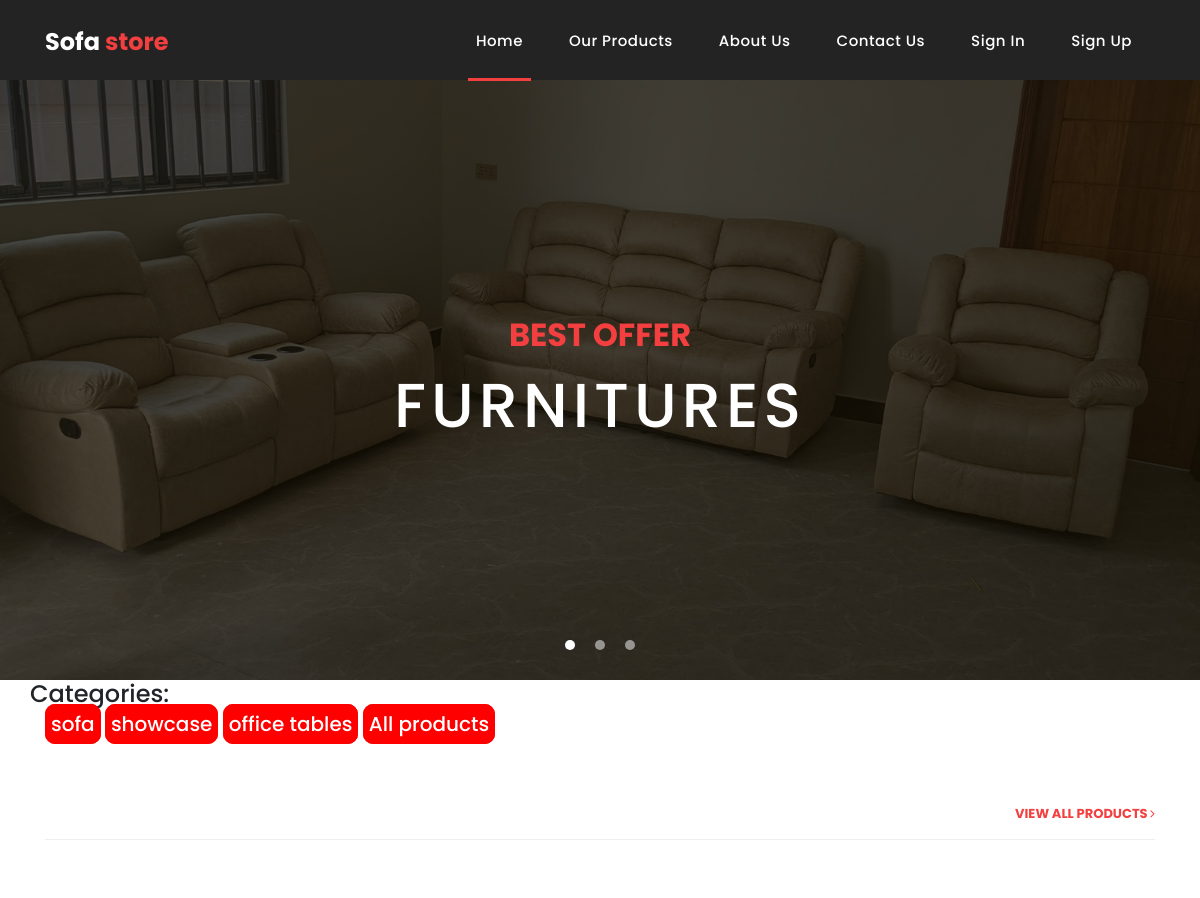
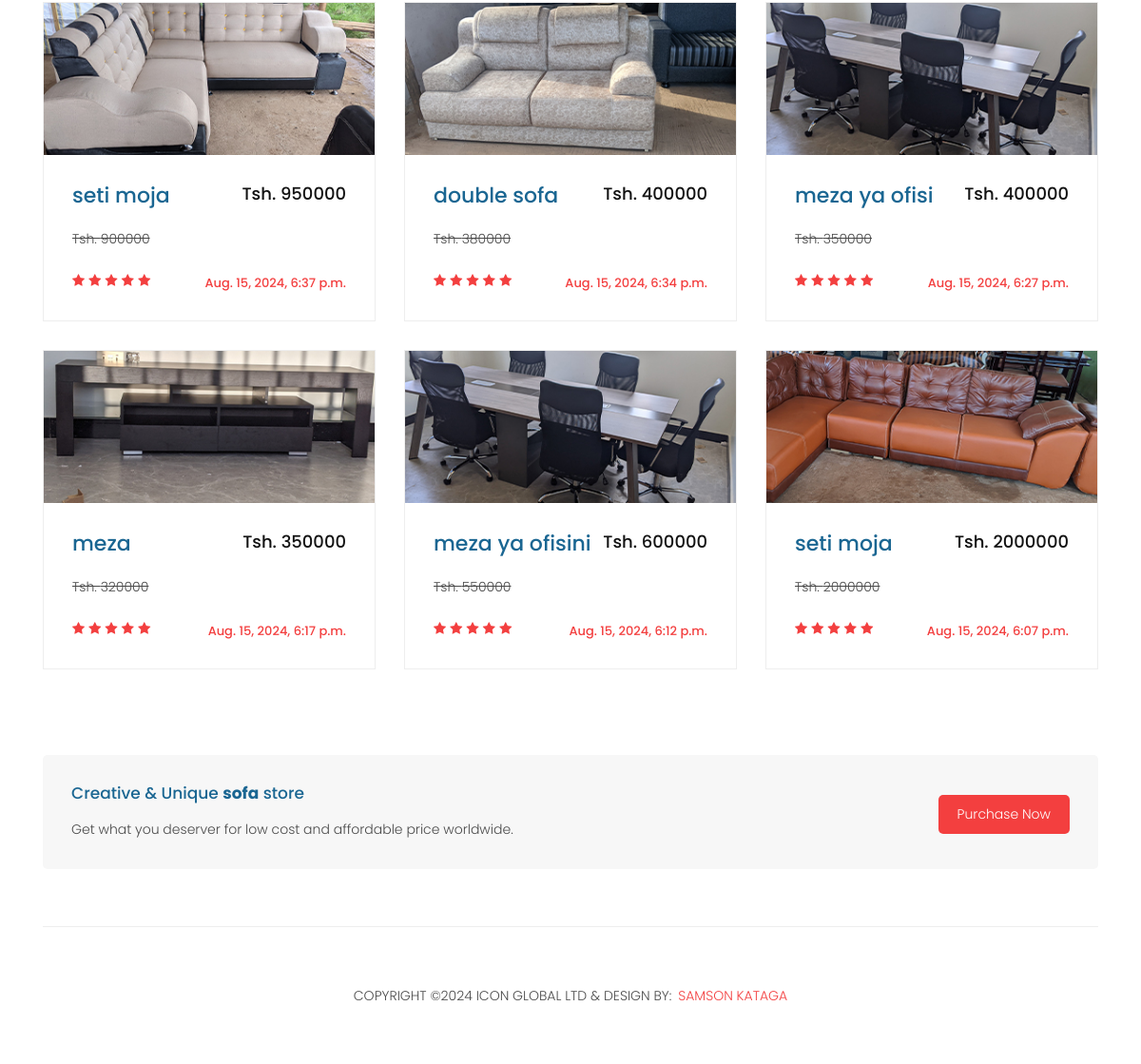
The page / on the database its author committed (2 pictures, top to bottom).
### app1/models.py (models this page shows, shortened)
class Category(models.Model):
    name = models.CharField(max_length=200,db_index=True)
    slug=models.SlugField(unique=True)
    description = models.TextField()
    is_latest=models.BooleanField(default=False)
    def get_absolute_url(self):
        return reverse('product_by_category', args=[self.slug])

class Item(models.Model):
    category = models.ForeignKey(Category, on_delete=models.CASCADE)
    title = models.CharField(max_length=200,db_index=True)
    slug = models.SlugField()
    price = models.IntegerField()
    discount_price = models.IntegerField(blank=True, null=True)
    status = models.CharField(max_length=200)
    description = models.TextField()
    image = models.ImageField(upload_to='productImages', blank=True, null=True)
    available=models.BooleanField(default=True)
    created=models.DateTimeField(auto_now_add=True)
    updated=models.DateTimeField(auto_now_add=True)
    is_latest=models.BooleanField(default=False)
    is_featured=models.BooleanField(default=False)

### app1/views.py (the view)
# urls.py: path('', views.home, name='home'),
def home(request,category_slug=None):
	category = None
	categories = Category.objects.all()
	item = Item.objects.all().order_by('-id')
	if category_slug:
		category = get_object_or_404(Category,slug=category_slug)
		item = item.filter(category=category)
	context = {
		'item':item,
		'categories':categories,
		'category':category
	}
	return render(request, 'app1/home.html',context)

### app1/templates/app1/home.html (shortened to what this page needs)
{% extends 'app1/base.html' %}
{% load static %}
{% block container %}
<!DOCTYPE html>
<html lang="en">
  <head>
  </head>
  <body>
    <div class="banner header-text">
      <div class="owl-banner owl-carousel">
        <div class="banner-item-01">
          <div class="text-content">
            <h4>Best Offer</h4>
            <h2>Furnitures</h2>
          </div>
        </div>
      </div>
    </div>
              <div class="container">
              <div class="row">
                <h4>Categories:  </h4>
                <div class="col-md-11">
                  {% for x in categories %}
              <a href="{{x.get_absolute_url}}">{{x.name}}</a>
                  {% endfor %}
              <a href="{% url 'ourproduct' %}">All products</a>
              </div>
              </div>
              </div>
    <div class="latest-products">
      <div class="container">
        <div class="row">
          <div class="col-md-12">
            <div class="section-heading">
              <a href="{% url 'ourproduct' %}">view all products <i class="fa fa-angle-right"></i></a>
            </div>
          </div>
          {% for x in item %}
          <div class="col-md-4">
            <div class="product-item">
              {% if x.image %}
              <a href="{% url 'detailed_product' x.id %}"><img src="{{x.image.url}}"></a>
              {% else %}
              <a href="{% url 'detailed_product' x.id %}"><img src="{% static 'app1/kote.jpg' %}"></a>
                              {% endif %}
              <div class="down-content">
                <a href="{% url 'detailed_product' x.id %}"><h4>{{x.title}}</h4></a>
                <h6>Tsh. {{x.price}}</h6>
                <p><del>Tsh. {{x.discount_price}}</del></p>
                <ul class="stars">
                  <li><i class="fa fa-star"></i></li>
                  <li><i class="fa fa-star"></i></li>
                  <li><i class="fa fa-star"></i></li>
                  <li><i class="fa fa-star"></i></li>
                  <li><i class="fa fa-star"></i></li>
                </ul>
                <span>{{x.updated}}</span>
              </div>
            </div>
          </div>
          {% endfor %}
        </div>
      </div>
    </div>
    <div class="call-to-action">
      <div class="container">
        <div class="row">
          <div class="col-md-12">
            <div class="inner-content">
              <div class="row">
                <div class="col-md-8">
                  <h4>Creative &amp; Unique <em>sofa</em> store</h4>
                  <p>Get what you deserver for low cost and affordable price worldwide.</p>
                </div>
                <div class="col-md-4">
                  <a href="{% url 'ourproduct' %}" class="filled-button">Purchase Now</a>
                </div>
              </div>
            </div>
          </div>
        </div>
      </div>
    </div>
  </body>
</html>
{% endblock %}

### app1/templates/app1/base.html (shortened to what this page needs)
{% load static %}
<!DOCTYPE html>
<html>
<head>
    <link href="{% static 'app1/vendor/bootstrap/css/bootstrap.min.css' %}" rel="stylesheet">
    <link rel="stylesheet" href="{% static 'app1/assets/css/fontawesome.css' %}">
    <link rel="stylesheet" href="{% static 'app1/assets/css/templatemo-sixteen.css' %}">
    <link rel="stylesheet" href="{% static 'app1/assets/css/owl.css' %}">
</head>
<body>
    <header class="" style="">
      <nav class="navbar navbar-expand-lg">
        <div class="container">
          <a class="navbar-brand" href="https://cornelprofile.pythonanywhere.com/"><h2>Sofa <em>store</em></h2></a>
          <div class="collapse navbar-collapse" id="navbarResponsive">
            <ul class="navbar-nav ml-auto">
              <li class="nav-item active">
                <a class="nav-link" href="{% url 'home' %}">Home
                </a>
              </li>
              <li class="nav-item">
                <a class="nav-link" href="{% url 'ourproduct' %}">Our Products</a>
              </li>
              <li class="nav-item">
                <a class="nav-link" href="{% url 'about' %}">About Us</a>
              </li>
              <li class="nav-item">
                <a class="nav-link" href="{% url 'contact' %}">Contact Us</a>
              </li>
              {% if user.is_authenticated %}
              <li class="nav-item">
                <a class="nav-link" href="{% url 'signout' %}">Sign Out</a>
              </li>
              <li class="nav-item">
                <a class="nav-link" href="{% url 'order_summary' %}">Cart</a>
              </li>
              <li class="nav-item">
                <a class="nav-link" href="{% url 'ItemPost' %}">Add Item</a>
              </li>
              {% else %}
              <li class="nav-item">
                <a class="nav-link" href="{% url 'signin' %}">Sign In</a>
              </li>
              <li class="nav-item">
                <a class="nav-link" href="{% url 'signup' %}">Sign Up</a>
              </li>
              {% endif %}
            </ul>
          </div>
        </div>
      </nav>
    </header>
    {% block container %}
    {% endblock %}
        <footer>
      <div class="container">
        <div class="row">
          <div class="col-md-12">
            <div class="inner-content">
              <p>Copyright &copy;2024 Icon global Ltd
            & Design by: <a rel="nofollow noopener" href="https://">Samson Kataga</a></p>
            </div>
          </div>
        </div>
      </div>
    </footer>
</body>
</html>

### app1/static/app1/assets/css/templatemo-sixteen.css (style rules this page uses)
body { font-family: 'Poppins', sans-serif; overflow-x: hidden; text-rendering: optimizeLegibility; -webkit-font-smoothing: antialiased; -moz-osx-font-smoothing: grayscale; }
p { margin-bottom: 0px; font-size: 14px; font-weight: 300; color: #4a4a4a; line-height: 24px; }
a { text-decoration: none!important; }
ul { padding: 0; margin: 0; list-style: none; }
h1,h2,h3,h4,h5,h6 { margin: 0px; }
a.filled-button { background-color: #f33f3f; color: #fff; font-size: 14px; text-transform: capitalize; font-weight: 300; padding: 10px 20px; border-radius: 5px; display: inline-block; transition: all 0.3s; }
.section-heading { text-align: left; margin-bottom: 60px; border-bottom: 1px solid #eee; }
header { position: absolute; z-index: 99999; width: 100%; height: 80px; background-color: #232323; -webkit-transition: all 0.3s ease-in-out 0s; -moz-transition: all 0.3s ease-in-out 0s; -o-transition: all 0.3s ease-in-out 0s; transition: all 0.3s ease-in-out 0s; }
header .navbar { padding: 17px 0px; }
.navbar .navbar-brand { float: left; margin-top: -12px; outline: none; }
.navbar .navbar-brand h2 { color: #fff; font-size: 24px; font-weight: 700; -webkit-transition: all .3s ease 0s; -moz-transition: all .3s ease 0s; -o-transition: all .3s ease 0s; transition: all .3s ease 0s; }
.navbar .navbar-brand h2 em { font-style: normal; color: #f33f3f; }
#navbarResponsive { z-index: 999; }
.navbar-collapse { text-align: center; }
.navbar .navbar-nav .nav-item { margin: 0px 15px; }
.navbar .navbar-nav a.nav-link { font-size: 15px; font-weight: 500; letter-spacing: 0.5px; color: #fff; transition: all 0.5s; margin-top: 5px; }
.navbar .navbar-nav .nav-link:hover, .navbar .navbar-nav .active>.nav-link, .navbar .navbar-nav .nav-link.active, .navbar .navbar-nav .nav-link.show, .navbar .navbar-nav .show>.nav-link { color: #fff; padding-bottom: 25px; border-bottom: 3px solid #f33f3f; }
.banner { position: relative; text-align: center; padding-top: 80px; }
.banner-item-01 { padding: 300px 0px; background-image: url(../images/slide_01.jpg); background-size: cover; background-repeat: no-repeat; background-position: center center; }
.banner .text-content { position: absolute; top: 50%; transform: translateY(-50%); text-align: center; width: 100%; }
.banner .text-content h4 { color: #f33f3f; font-size: 22px; text-transform: uppercase; font-weight: 700; margin-bottom: 15px; }
.banner .text-content h2 { color: #fff; font-size: 62px; text-transform: uppercase; letter-spacing: 5px; }
.latest-products { margin-top: 100px; }
.latest-products .section-heading a { float: right; margin-top: -35px; text-transform: uppercase; font-size: 13px; font-weight: 700; color: #f33f3f; }
.product-item { border: 1px solid #eee; margin-bottom: 30px; }
.product-item .down-content { padding: 30px; position: relative; }
.product-item img { width: 100%; overflow: hidden; }
.product-item .down-content h4 { font-size: 17px; color: #1a6692; margin-bottom: 20px; }
.product-item .down-content h6 { position: absolute; top: 30px; right: 30px; font-size: 18px; color: #121212; }
.product-item .down-content p { margin-bottom: 20px; }
.product-item .down-content ul li { display: inline-block; }
.product-item .down-content ul li i { color: #f33f3f; font-size: 14px; }
.product-item .down-content span { position: absolute; right: 30px; bottom: 30px; font-size: 13px; color: #f33f3f; font-weight: 500; }
.call-to-action .inner-content { margin-top: 60px; padding: 30px; background-color: #f7f7f7; border-radius: 5px; }
.call-to-action .inner-content h4 { font-size: 17px; color: #1a6692; margin-bottom: 15px; }
.call-to-action .inner-content em { font-style: normal; font-weight: 700; }
.call-to-action .inner-content .col-md-4 { text-align: right; }
.call-to-action .inner-content .filled-button { margin-top: 12px; }
footer { text-align: center; }
footer .inner-content { border-top: 1px solid #eee; margin-top: 60px; padding: 60px 0px; }
footer .inner-content p { text-transform: uppercase; }
footer .inner-content p a { color: #f33f3f; margin-left: 3px; }

### app1/templates/app1/home.html (style rules this page uses)
.row .col-md-11 a { padding-right: 60px auto; text-decoration: none; font-weight: 500; font-size: 20px; border: 1px solid red; border-radius: 10px; text-align: center; padding-left: 10px auto; padding: 5px; background: red; color: white; }

### rows shown on the page
Category: name "sofa"
Category: name "showcase"
Category: name "office tables"
Item: image (picture), title "seti moja", price "950000", discount_price "900000", updated "Aug. 15, 2024, 6:37 p.m."
Item: image (picture), title "double sofa", price "400000", discount_price "380000", updated "Aug. 15, 2024, 6:34 p.m."
Item: image (picture), title "meza ya ofisi", price "400000", discount_price "350000", updated "Aug. 15, 2024, 6:27 p.m."
Item: image (picture), title "meza", price "350000", discount_price "320000", updated "Aug. 15, 2024, 6:17 p.m."
Item: image (picture), title "meza ya ofisini", price "600000", discount_price "550000", updated "Aug. 15, 2024, 6:12 p.m."
Item: image (picture), title "seti moja", price "2000000", discount_price "2000000", updated "Aug. 15, 2024, 6:07 p.m."
